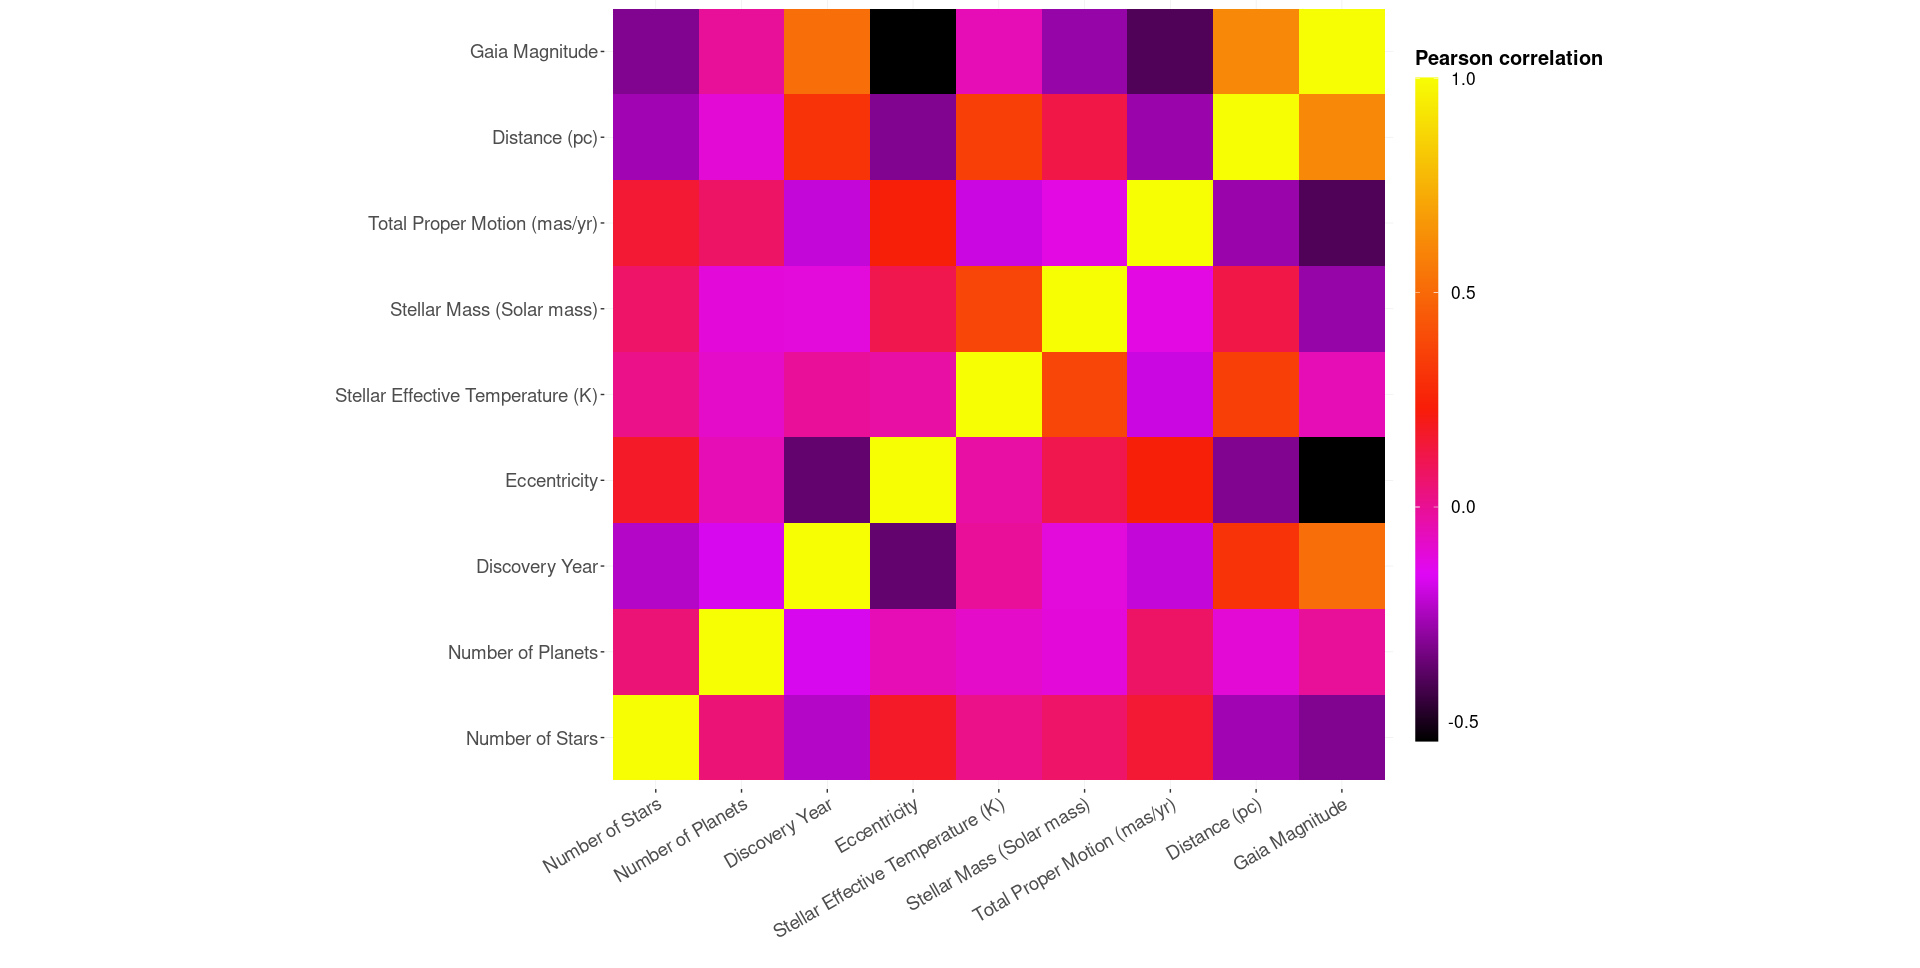

This figure's R source:

# Paths:
path_data = "data/"
path_lib = "renv/library/R-4.1/x86_64-pc-linux-gnu/"

# Packages:
require(dplyr, lib = path_lib)
require(tidyr, lib = path_lib)
require(Hmisc, lib = path_lib)
require(reshape2, lib = path_lib)
require(readr, lib = path_lib)
require(RColorBrewer, lib = path_lib)
require(ggplot2, lib = path_lib)

# Dataset:
df = readr::read_csv(paste0(path_data, "nasa_exoplanets.csv")) %>%
         as.data.frame()
attr(df, "spec") = NULL
df_varnames = readr::read_csv(paste0(path_data, "nasa_exoplanets_var_names.csv")) %>%
                  as.data.frame()
attr(df_varnames, "spec") = NULL

# Variables:
num_vars = c("sy_snum", "sy_pnum", "disc_year", "pl_orbeccen", "st_teff", "st_mass", "sy_pm",
             "sy_dist", "sy_gaiamag")
num_vars_names = c()
for(i in 1:length(num_vars)){
    num_vars_names = c(num_vars_names,
                       df_varnames$var_name[which(df_varnames$var == num_vars[i])])
}

# Adapt the data:
df_plot = df[, num_vars]
df_plot = df_plot %>% 
              tidyr::drop_na()
df_plot = (df_plot %>%
              as.matrix() %>%
              rcorr(type = "pearson"))$r
df_plot = melt(data = df_plot,
               value.name = "Vars_corr")

# Plot:
my_colors = c("#000000", "#E008F8", "#F81D08", "#F88A08", "#F7FE04")
my_palette = colorRampPalette(colors = my_colors)

p = ggplot(
        data = df_plot,
        aes(
            x = Var1,
            y = Var2,
            fill = Vars_corr
        )
    ) +
    geom_tile() +
    coord_fixed(
        ratio = 1
    ) +
    scale_fill_gradientn(
        colors = my_palette(100),
        na.value = "white",
        guide = guide_colorbar(
            direction = "vertical",
            barheight = unit(
                x = "500",
                units = "pt"
            ),
            draw.ulim = FALSE,
            title.position = "top",
            title.hjust = 0.5,
            label.hjust = 0.5            
        )
    ) +
    scale_x_discrete(labels = num_vars_names) +
    scale_y_discrete(labels = num_vars_names) +
    theme(
        legend.title = element_text(
            size = 15,
            face = "bold"
        ),
        legend.text = element_text(
            size = 13
        ),
        axis.text.x = element_text(
            size = 14,
            angle = 30,
            hjust = 1,
            vjust = 1
        ),
        axis.text.y = element_text(size = 14),
        panel.background = element_rect(fill = "white"),
        panel.grid.major = element_line(
            size = 0.2,
            linetype = "solid",
            colour = "#eaeaea"
        ),
        panel.grid.minor = element_line(
            size = 0.1,
            linetype = "solid",
            colour = "#eaeaea"
        ),
        plot.margin = margin(
            t = 0,
            r = 5,
            b = 5, 
            l = 10,
            unit = "pt"
        )
    ) +
    labs(
        x = "",
        y = "",
        fill = "Pearson correlation"
    )

p
